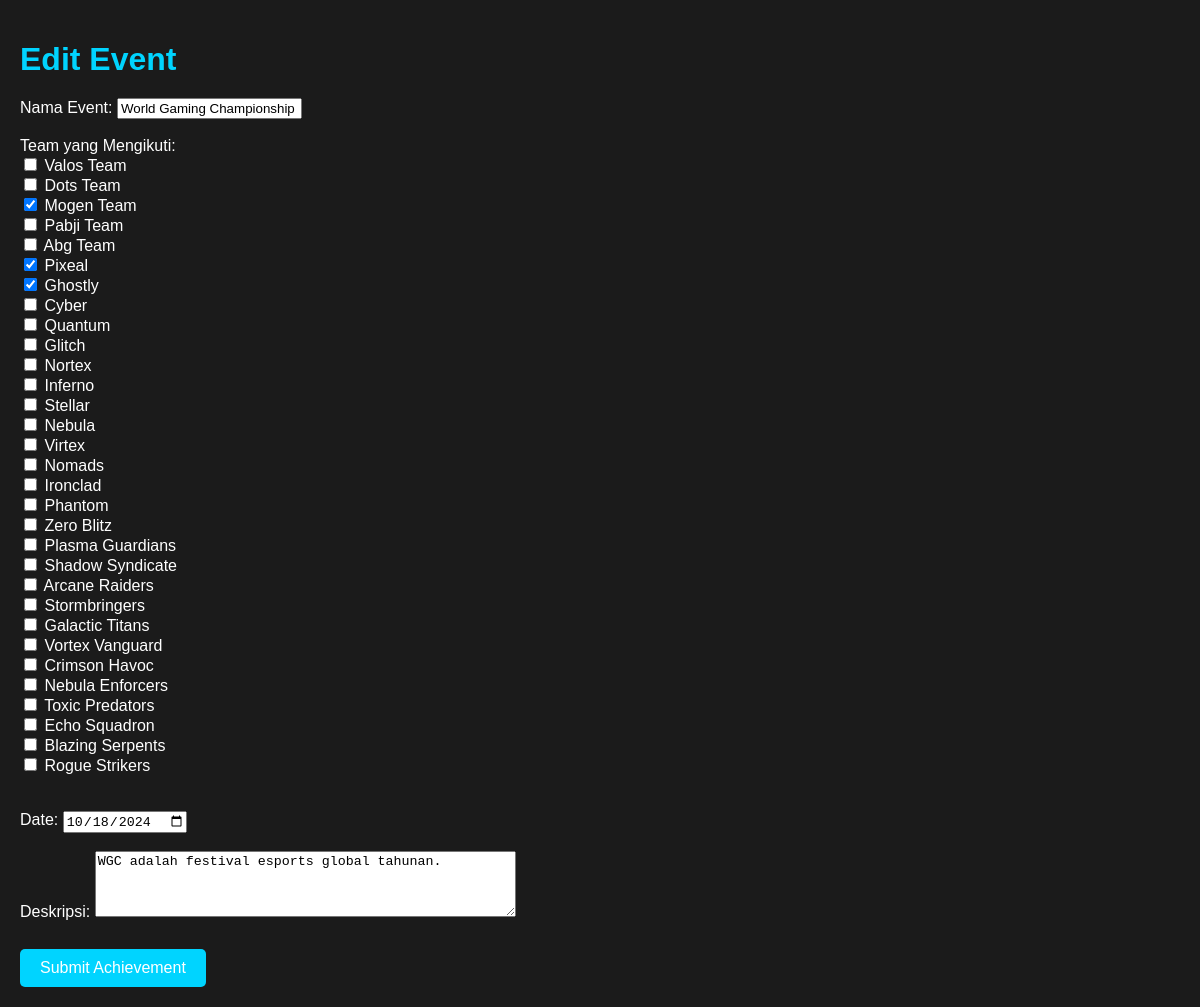
Page /backendAdmin/event/editevent.php?idevent=1 (signed in) on the committed database.
### tables this page shows
CREATE TABLE `event` (
  `idevent` int NOT NULL AUTO_INCREMENT,
  `name` varchar(45) DEFAULT NULL,
  `date` date DEFAULT NULL,
  `description` varchar(200) DEFAULT NULL,
  PRIMARY KEY (`idevent`)
);

CREATE TABLE `team` (
  `idteam` int NOT NULL AUTO_INCREMENT,
  `idgame` int NOT NULL,
  `name` varchar(45) DEFAULT NULL,
  PRIMARY KEY (`idteam`),
  KEY `fk_team_game1_idx` (`idgame`),
  CONSTRAINT `fk_team_game1` FOREIGN KEY (`idgame`) REFERENCES `game` (`idgame`) ON DELETE CASCADE ON UPDATE CASCADE
);

### backendAdmin/models/parent.php (called while the page is built, shortened)
<?php
    class ParentClass {
        public function __construct(){
            $this->mysqli = new mysqli(SERVER_NAME, USER_NAME, PASSWORD, DB_NAME);
        }
    }
?>

### backendAdmin/models/event.php (called while the page is built, shortened)
<?php
    require_once("parent.php");
    class Event extends ParentClass{
        public function getEventbyId($idevent){
            $stt = $this->mysqli->prepare("select * from event where idevent=?");
            $stt->bind_param("i", $idevent);
            $stt->execute();
            $result = $stt->get_result();
            return $result;
        }
        public function getEventTeambyId($idevent){
            $stt = $this->mysqli->prepare("select t.idteam, t.name as team_name, et.idevent from team as t
                                inner join event_teams as et on t.idteam = et.idteam where idevent=?");
            $stt->bind_param("i", $idevent);
            $stt->execute();
            $result = $stt->get_result();
            return $result;
        }
    }
?>

### backendAdmin/models/team.php (called while the page is built, shortened)
<?php
    require_once("parent.php");
    class Team extends ParentClass{
        public function getAllTeam(){
            $statement = $this->mysqli->prepare("select * from team");
            $statement-> execute();
            $result = $statement-> get_result();
            return $result;
        }
    }
?>

### backendAdmin/event/editevent.php (the view, shortened to what this page needs)
<?php
    require_once("../models/event.php");
    $event = new Event();
    if($_GET['idevent']){
        $idevent = $_GET['idevent'];
        $result = $event->getEventbyId($idevent);
    }
    else{
        header("location: ..\dbevent.php");
    }
    while($row = $result->fetch_assoc()){
        $event_name= $row['name'];
        $desc = $row['description'];
        $date = $row['date'];
    }
    $res = $event->getEventTeambyId($idevent);
    $selectTeam = [];
    while($row2 = $res->fetch_assoc()){
        $selectTeam[] = $row2['idteam'];
    }
    require_once("../models/team.php");
    $team = new Team();
    $allteam = $team->getAllTeam();
?>
<!DOCTYPE html>
<html lang="en">
<head>
    <link rel="stylesheet" href="../css/insert.css">
</head>
<body>
    <h1>Edit Event</h1>
    <form action="editevent_proses.php" method="POST">
        <label for="name">Nama Event:</label>
        <input type="text" id="name" name="name" value="<?php echo $event_name?>"> <br><br>
        <label for="">Team yang Mengikuti:</label> <br>
            <?php
                while($teamrow = $allteam->fetch_assoc()) {
                    $checked = in_array($teamrow['idteam'], $selectTeam) ? "checked" : "";
                    echo "<input type='checkbox' name='team[]' value='" . $teamrow['idteam'] . "' $checked> " . $teamrow['name'] . "<br>";
                }
            ?> <br><br>
        <label for="date">Date: </label>
        <input type="date" name="date" id="date" value="<?php echo $date ?>"><br><br>
        <label for="name">Deskripsi:</label>
        <textarea id="desc" name="desc" rows="4" cols="50" ><?php echo $desc ?></textarea> <br> <br>
        <input type="submit" value="Submit Achievement" class="btn-add">
    </form>
</body>
</html>

### backendAdmin/css/insert.css (style rules this page uses)
body { font-family: Arial, sans-serif; background-color: #1b1b1b; color: #fff; margin: 0; padding: 20px; }
h1 { color: #00d4ff; font-size: 2em; margin-bottom: 20px; }
.btn-add { background-color: #00d4ff; color: #fff; padding: 10px 20px; border: none; cursor: pointer; text-decoration: none; font-size: 16px; border-radius: 5px; display: inline-block; margin-top: 10px; }

### rows in the picture
event: name "World Gaming Championship", date "10/18/2024", desc "WGC adalah festival esports global tahunan."
team: name "Valos Team"
team: name "Dots Team"
team: name "Mogen Team"
team: name "Pabji Team"
team: name "Abg Team"
team: name "Pixeal"
team: name "Ghostly"
team: name "Cyber"
team: name "Quantum"
team: name "Glitch"
team: name "Nortex"
team: name "Inferno"
team: name "Stellar"
team: name "Nebula"
team: name "Virtex"
team: name "Nomads"
team: name "Ironclad"
team: name "Phantom"
team: name "Zero Blitz"
team: name "Plasma Guardians"
team: name "Shadow Syndicate"
team: name "Arcane Raiders"
team: name "Stormbringers"
team: name "Galactic Titans"
team: name "Vortex Vanguard"
team: name "Crimson Havoc"
team: name "Nebula Enforcers"
team: name "Toxic Predators"
team: name "Echo Squadron"
team: name "Blazing Serpents"
team: name "Rogue Strikers"
